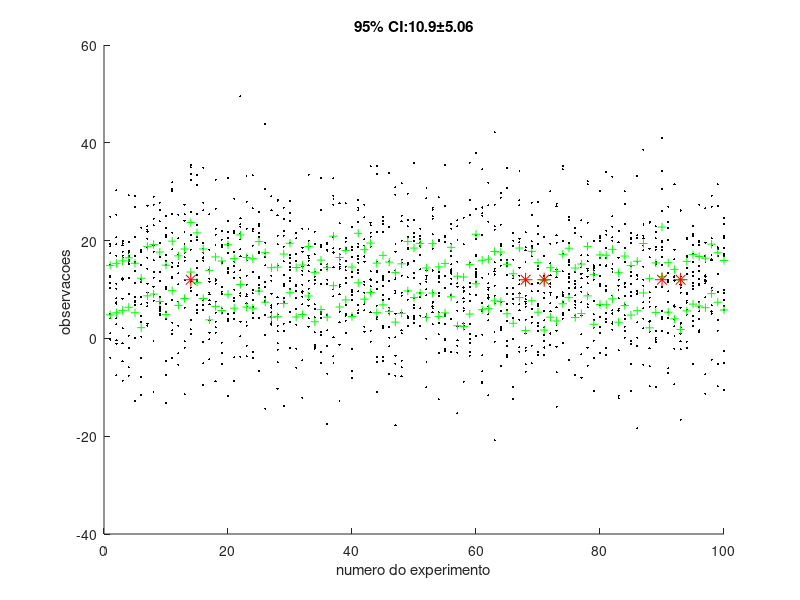

MATLAB code for this plot:
means = csvread('end2end_delay_mean-1.csv', 1, 0);
n=15; % Sample size
pm=12;  ps=10;  % mean(pm) and standard deviation(ps)
alpha=0.05; % trust level (alpha)
num_exp=100;
figure;  hold on;
counter=0;
for i=1:num_exp;
    x=pm+ps*randn(n,1);
    mx=mean(x);
    zcr=norminv(1-alpha/2,0,1);
    sem=ps/sqrt(n);
    me=zcr*sem;
    CI1= mx-me;
    CI2= mx+me;
    plot(i*ones(1,n), x, 'k.','markersize',5);
    plot(i*ones(1,2),[CI1, CI2],'g+')
    if pm<CI1 || pm>CI2
        plot(i,pm,'r*','markersize',10)
        counter=counter+1;
    end
end
xlabel('numero do experimento')
ylabel('observacoes ')
title(['95% CI:',num2str(mx,3),'\pm',num2str(me,3)]), shg
counter_mean = 1 - counter/num_exp